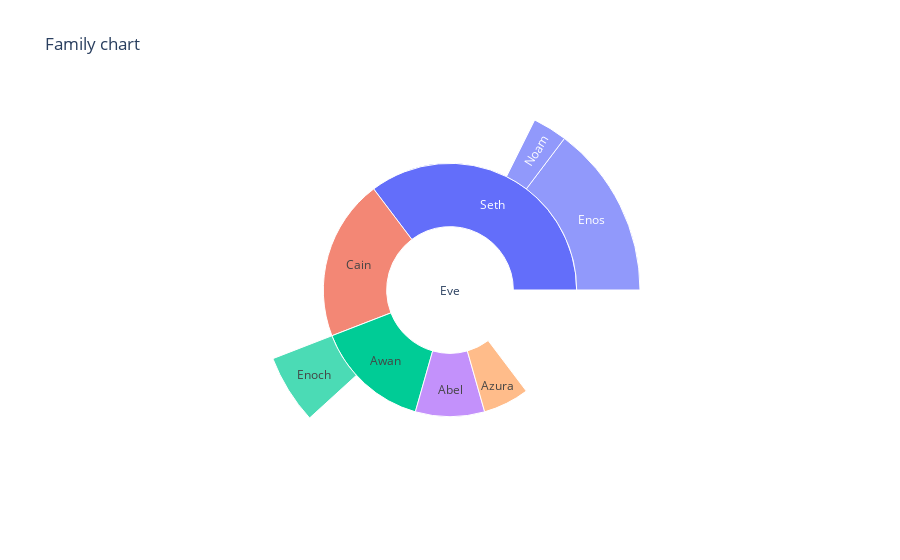

Notebook cell for this chart:
### Markdown cell above
## 7.Sunburst Charts: 
Sunburst charts represent hierarchial data in the form of concentric circles. Here the innermost circle is the root node which defines the parent, and then the outer rings move down the hierarchy from the centre. They are also called radial charts.We can use them to plot

* Worldwide mobile Sales where we can drill down as follows:   
    * innermost circle represents total sales  
    * first outer circle represents continentwise sales
    * second outer circle represents countrywise sales within each continent
    
    
* Disease outbreak hierarchy


* Real Estate Industrial chain

### Code cell
##Example 4: Let us illustrate plot the

#Create a dictionary having a set of people represented by a character array and the parents of these characters represented in another
## array and the values are the values associated to the vectors.s
data = dict(
    character=["Eve", "Cain", "Seth", "Enos", "Noam", "Abel", "Awan", "Enoch", "Azura"],
    parent=["", "Eve", "Eve", "Seth", "Seth", "Eve", "Eve", "Awan", "Eve" ],
    value=[10, 14, 12, 10, 2, 6, 6, 4, 4])

fig = px.sunburst(
    data,
    names='character',
    parents='parent',
    values='value',
    title="Family chart"
)
fig.show()

### Figure 1 — Plotly figure (JSON) as saved in the notebook; plotly's stock layout.template omitted (floating-point values rounded to 4 significant figures)
{"data": [{"domain": {"x": [0, 1], "y": [0, 1]}, "hovertemplate": "character=%{label}<br>value=%{value}<br>parent=%{parent}<extra></extra>", "labels": ["Eve", "Cain", "Seth", "Enos", "Noam", "Abel", "Awan", "Enoch", "Azura"], "name": "", "parents": ["", "Eve", "Eve", "Seth", "Seth", "Eve", "Eve", "Awan", "Eve"], "type": "sunburst", "values": [10, 14, 12, 10, 2, 6, 6, 4, 4]}], "layout": {"autosize": true, "legend": {"tracegroupgap": 0}, "title": {"text": "Family chart"}}}
